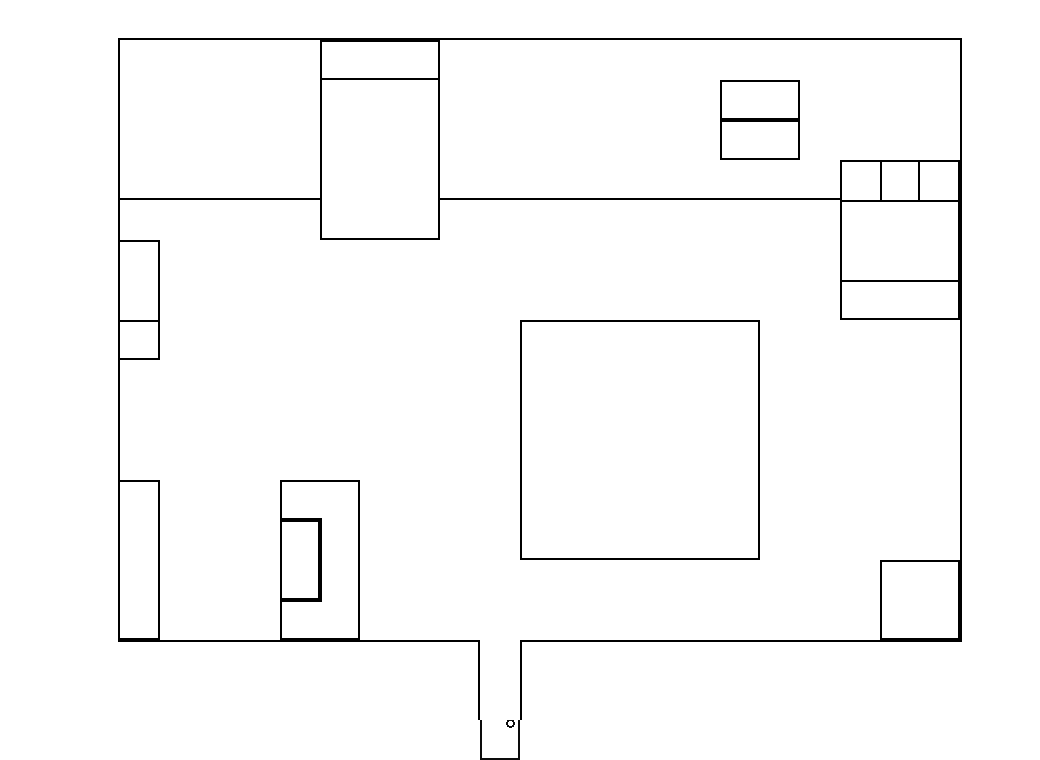

Below is a game level as drawn by its tile map, then a one-line description and the .tmx that defines it (tile-layer data replaced by summaries):
An orthogonal 26x19 tile map with 40x40 px tiles, 1 tile layer (Tile Layer 1).

<map version="1.2" tiledversion="1.3.1" orientation="orthogonal" renderorder="right-down" compressionlevel="0" width="26" height="19" tilewidth="40" tileheight="40" infinite="0" nextlayerid="2" nextobjectid="1">
 <editorsettings>
  <export target="RoomMap.json" format="json" />
 </editorsettings>
 <tileset firstgid="1" name="Tiled_Tileset" tilewidth="40" tileheight="40" spacing="2" margin="1" tilecount="225" columns="15">
  <image source="Tileset.png" trans="ff00ff" width="630" height="630" />
  <tile id="8">
   <properties>
    <property name="Collision" type="bool" value="true" />
   </properties>
  </tile>
  <tile id="9">
   <properties>
    <property name="Collision" type="bool" value="true" />
   </properties>
  </tile>
  <tile id="10">
   <properties>
    <property name="Collision" type="bool" value="true" />
   </properties>
  </tile>
  <tile id="11">
   <properties>
    <property name="Collision" type="bool" value="true" />
   </properties>
  </tile>
  <tile id="12">
   <properties>
    <property name="Collision" type="bool" value="true" />
   </properties>
  </tile>
  <tile id="13">
   <properties>
    <property name="Collision" type="bool" value="true" />
   </properties>
  </tile>
  <tile id="14">
   <properties>
    <property name="Collision" type="bool" value="true" />
   </properties>
  </tile>
  <tile id="23">
   <properties>
    <property name="Collision" type="bool" value="true" />
   </properties>
  </tile>
  <tile id="24">
   <properties>
    <property name="Collision" type="bool" value="true" />
   </properties>
  </tile>
  <tile id="25">
   <properties>
    <property name="Collision" type="bool" value="true" />
   </properties>
  </tile>
  <tile id="26">
   <properties>
    <property name="Collision" type="bool" value="true" />
   </properties>
  </tile>
  <tile id="27">
   <properties>
    <property name="Collision" type="bool" value="true" />
   </properties>
  </tile>
  <tile id="28">
   <properties>
    <property name="Collision" type="bool" value="true" />
   </properties>
  </tile>
  <tile id="29">
   <properties>
    <property name="Collision" type="bool" value="true" />
   </properties>
  </tile>
  <tile id="34">
   <properties>
    <property name="Direction" value="Down" />
    <property name="Map" value="House" />
    <property name="TeleportX" type="int" value="17" />
    <property name="TeleportY" type="int" value="7" />
   </properties>
  </tile>
  <tile id="38">
   <properties>
    <property name="Collision" type="bool" value="true" />
   </properties>
  </tile>
  <tile id="39">
   <properties>
    <property name="Collision" type="bool" value="true" />
   </properties>
  </tile>
  <tile id="40">
   <properties>
    <property name="Collision" type="bool" value="true" />
   </properties>
  </tile>
  <tile id="41">
   <properties>
    <property name="Collision" type="bool" value="true" />
   </properties>
  </tile>
  <tile id="42">
   <properties>
    <property name="Collision" type="bool" value="true" />
   </properties>
  </tile>
  <tile id="43">
   <properties>
    <property name="Collision" type="bool" value="true" />
   </properties>
  </tile>
  <tile id="44">
   <properties>
    <property name="Collision" type="bool" value="true" />
   </properties>
  </tile>
  <tile id="53">
   <properties>
    <property name="Collision" type="bool" value="false" />
   </properties>
  </tile>
  <tile id="54">
   <properties>
    <property name="Collision" type="bool" value="false" />
   </properties>
  </tile>
  <tile id="55">
   <properties>
    <property name="Collision" type="bool" value="false" />
   </properties>
  </tile>
  <tile id="56">
   <properties>
    <property name="Collision" type="bool" value="false" />
   </properties>
  </tile>
  <tile id="57">
   <properties>
    <property name="Collision" type="bool" value="false" />
   </properties>
  </tile>
  <tile id="58">
   <properties>
    <property name="Collision" type="bool" value="false" />
   </properties>
  </tile>
  <tile id="59">
   <properties>
    <property name="Collision" type="bool" value="false" />
   </properties>
  </tile>
  <tile id="68">
   <properties>
    <property name="Collision" type="bool" value="false" />
   </properties>
  </tile>
  <tile id="69">
   <properties>
    <property name="Collision" type="bool" value="false" />
   </properties>
  </tile>
  <tile id="70">
   <properties>
    <property name="Collision" type="bool" value="false" />
   </properties>
  </tile>
  <tile id="71">
   <properties>
    <property name="Collision" type="bool" value="false" />
   </properties>
  </tile>
  <tile id="72">
   <properties>
    <property name="Collision" type="bool" value="false" />
   </properties>
  </tile>
  <tile id="73">
   <properties>
    <property name="Collision" type="bool" value="false" />
   </properties>
  </tile>
  <tile id="74">
   <properties>
    <property name="Collision" type="bool" value="false" />
   </properties>
  </tile>
  <tile id="83">
   <properties>
    <property name="Collision" type="bool" value="false" />
   </properties>
  </tile>
  <tile id="84">
   <properties>
    <property name="Collision" type="bool" value="false" />
   </properties>
  </tile>
  <tile id="85">
   <properties>
    <property name="Collision" type="bool" value="false" />
   </properties>
  </tile>
  <tile id="86">
   <properties>
    <property name="Collision" type="bool" value="false" />
   </properties>
  </tile>
  <tile id="87">
   <properties>
    <property name="Collision" type="bool" value="false" />
   </properties>
  </tile>
  <tile id="88">
   <properties>
    <property name="Collision" type="bool" value="false" />
   </properties>
  </tile>
  <tile id="89">
   <properties>
    <property name="Collision" type="bool" value="false" />
   </properties>
  </tile>
  <tile id="101">
   <properties>
    <property name="Collision" type="bool" value="true" />
   </properties>
  </tile>
  <tile id="102">
   <properties>
    <property name="Collision" type="bool" value="true" />
   </properties>
  </tile>
  <tile id="103">
   <properties>
    <property name="Collision" type="bool" value="false" />
   </properties>
  </tile>
  <tile id="104">
   <properties>
    <property name="Collision" type="bool" value="false" />
   </properties>
  </tile>
  <tile id="116">
   <properties>
    <property name="Collision" type="bool" value="true" />
   </properties>
  </tile>
  <tile id="117">
   <properties>
    <property name="Collision" type="bool" value="true" />
   </properties>
  </tile>
  <tile id="118">
   <properties>
    <property name="Collision" type="bool" value="false" />
   </properties>
  </tile>
  <tile id="119">
   <properties>
    <property name="Collision" type="bool" value="false" />
   </properties>
  </tile>
 </tileset>
 <layer id="1" name="Tile Layer 1" width="26" height="19">
  <data>[494 cells, 494 non-empty, 36 distinct tile ids]</data>
 </layer>
</map>